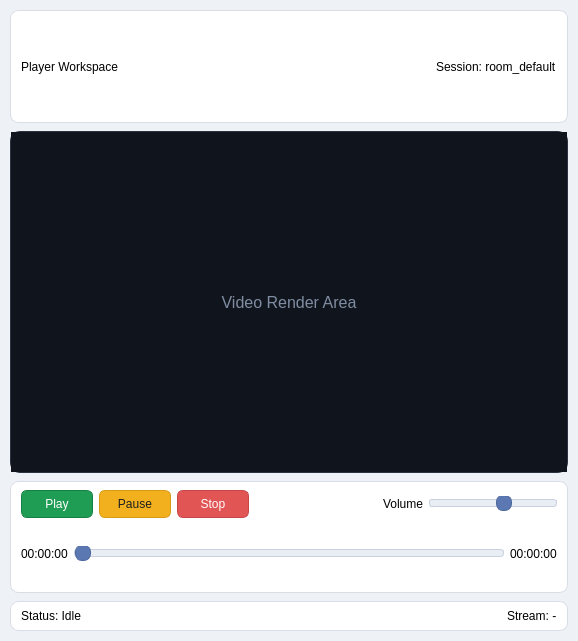
<?xml version="1.0" encoding="UTF-8"?>
<ui version="4.0">
 <class>mediaplayerpage</class>
 <widget class="QDialog" name="mediaplayerpage">
  <property name="geometry">
   <rect>
    <x>0</x>
    <y>0</y>
    <width>578</width>
    <height>641</height>
   </rect>
  </property>
  <property name="windowTitle">
   <string>Media Player</string>
  </property>
  <property name="styleSheet">
   <string notr="true">QDialog#mediaplayerpage {
  background: #eef1f5;
}
QFrame#frame_header,
QFrame#frame_controls,
QFrame#frame_status_bar {
  background: #ffffff;
  border: 1px solid #d8dde6;
  border-radius: 8px;
}
QFrame#frame_video_container {
  background: #151a22;
  border: 1px solid #2b3240;
  border-radius: 10px;
}
QWidget#video_render_host {
  background: #10151d;
}
QLabel#lb_video_placeholder {
  color: #7f8ca1;
  font-size: 16px;
}
QPushButton {
  background: #f6f8fb;
  border: 1px solid #cfd6e2;
  border-radius: 6px;
  padding: 4px 12px;
  color: #1f2937;
}
QPushButton:hover {
  background: #e3ebfa;
  border: 1px solid #9fb4d9;
}
QPushButton:pressed {
  background: #d2def5;
  border: 1px solid #6f8fc4;
  padding-top: 5px;
  padding-left: 13px;
}
QPushButton#btn_play {
  background: #1f9d55;
  border: 1px solid #178045;
  color: white;
}
QPushButton#btn_play:hover {
  background: #25b25f;
  border: 1px solid #1c9650;
}
QPushButton#btn_play:pressed {
  background: #178045;
  border: 1px solid #126c3c;
}
QPushButton#btn_pause {
  background: #f2b01e;
  border: 1px solid #d89a13;
  color: #1f1f1f;
}
QPushButton#btn_pause:hover {
  background: #ffc239;
  border: 1px solid #dea01a;
}
QPushButton#btn_pause:pressed {
  background: #d89a13;
  border: 1px solid #b68110;
}
QPushButton#btn_stop {
  background: #e25555;
  border: 1px solid #c74747;
  color: white;
}
QPushButton#btn_stop:hover {
  background: #f06a6a;
  border: 1px solid #d75858;
}
QPushButton#btn_stop:pressed {
  background: #c74747;
  border: 1px solid #a93a3a;
}
QSlider::groove:horizontal {
  border: 1px solid #c9d1de;
  height: 6px;
  border-radius: 3px;
  background: #e9edf4;
}
QSlider::handle:horizontal {
  background: #5b78b3;
  border: 1px solid #4b669a;
  width: 14px;
  margin: -5px 0;
  border-radius: 7px;
}</string>
  </property>
  <layout class="QVBoxLayout" name="verticalLayout_root">
   <property name="spacing">
    <number>8</number>
   </property>
   <property name="leftMargin">
    <number>10</number>
   </property>
   <property name="topMargin">
    <number>10</number>
   </property>
   <property name="rightMargin">
    <number>10</number>
   </property>
   <property name="bottomMargin">
    <number>10</number>
   </property>
   <item>
    <widget class="QFrame" name="frame_header">
     <property name="frameShape">
      <enum>QFrame::StyledPanel</enum>
     </property>
     <property name="frameShadow">
      <enum>QFrame::Raised</enum>
     </property>
     <layout class="QHBoxLayout" name="horizontalLayout_header">
      <property name="leftMargin">
       <number>10</number>
      </property>
      <property name="topMargin">
       <number>6</number>
      </property>
      <property name="rightMargin">
       <number>10</number>
      </property>
      <property name="bottomMargin">
       <number>6</number>
      </property>
      <item>
       <widget class="QLabel" name="lb_page_title">
        <property name="text">
         <string>Player Workspace</string>
        </property>
        <property name="alignment">
         <set>Qt::AlignLeading|Qt::AlignLeft|Qt::AlignVCenter</set>
        </property>
       </widget>
      </item>
      <item>
       <spacer name="horizontalSpacer_header">
        <property name="orientation">
         <enum>Qt::Horizontal</enum>
        </property>
        <property name="sizeHint" stdset="0">
         <size>
          <width>40</width>
          <height>20</height>
         </size>
        </property>
       </spacer>
      </item>
      <item>
       <widget class="QLabel" name="lb_session">
        <property name="text">
         <string>Session: room_default</string>
        </property>
       </widget>
      </item>
     </layout>
    </widget>
   </item>
   <item>
    <widget class="QFrame" name="frame_video_container">
     <property name="frameShape">
      <enum>QFrame::StyledPanel</enum>
     </property>
     <property name="frameShadow">
      <enum>QFrame::Sunken</enum>
     </property>
     <layout class="QVBoxLayout" name="verticalLayout_video">
      <property name="leftMargin">
       <number>0</number>
      </property>
      <property name="topMargin">
       <number>0</number>
      </property>
      <property name="rightMargin">
       <number>0</number>
      </property>
      <property name="bottomMargin">
       <number>0</number>
      </property>
      <item>
       <widget class="QWidget" name="video_render_host" native="true">
        <property name="minimumSize">
         <size>
          <width>0</width>
          <height>340</height>
         </size>
        </property>
        <layout class="QVBoxLayout" name="verticalLayout_video_placeholder">
         <property name="leftMargin">
          <number>0</number>
         </property>
         <property name="topMargin">
          <number>0</number>
         </property>
         <property name="rightMargin">
          <number>0</number>
         </property>
         <property name="bottomMargin">
          <number>0</number>
         </property>
         <item>
          <widget class="QLabel" name="lb_video_placeholder">
           <property name="text">
            <string>Video Render Area</string>
           </property>
           <property name="alignment">
            <set>Qt::AlignCenter</set>
           </property>
          </widget>
         </item>
        </layout>
       </widget>
      </item>
     </layout>
    </widget>
   </item>
   <item>
    <widget class="QFrame" name="frame_controls">
     <property name="frameShape">
      <enum>QFrame::StyledPanel</enum>
     </property>
     <property name="frameShadow">
      <enum>QFrame::Raised</enum>
     </property>
     <layout class="QVBoxLayout" name="verticalLayout_controls">
      <property name="leftMargin">
       <number>10</number>
      </property>
      <property name="topMargin">
       <number>8</number>
      </property>
      <property name="rightMargin">
       <number>10</number>
      </property>
      <property name="bottomMargin">
       <number>8</number>
      </property>
      <item>
       <layout class="QHBoxLayout" name="horizontalLayout_controls_top">
        <item>
         <widget class="QPushButton" name="btn_play">
          <property name="minimumSize">
           <size>
            <width>72</width>
            <height>28</height>
           </size>
          </property>
          <property name="text">
           <string>Play</string>
          </property>
         </widget>
        </item>
        <item>
         <widget class="QPushButton" name="btn_pause">
          <property name="minimumSize">
           <size>
            <width>72</width>
            <height>28</height>
           </size>
          </property>
          <property name="text">
           <string>Pause</string>
          </property>
         </widget>
        </item>
        <item>
         <widget class="QPushButton" name="btn_stop">
          <property name="minimumSize">
           <size>
            <width>72</width>
            <height>28</height>
           </size>
          </property>
          <property name="text">
           <string>Stop</string>
          </property>
         </widget>
        </item>
        <item>
         <spacer name="horizontalSpacer_controls_mid">
          <property name="orientation">
           <enum>Qt::Horizontal</enum>
          </property>
          <property name="sizeHint" stdset="0">
           <size>
            <width>40</width>
            <height>20</height>
           </size>
          </property>
         </spacer>
        </item>
        <item>
         <widget class="QLabel" name="lb_volume">
          <property name="text">
           <string>Volume</string>
          </property>
         </widget>
        </item>
        <item>
         <widget class="QSlider" name="slider_volume">
          <property name="minimumSize">
           <size>
            <width>120</width>
            <height>0</height>
           </size>
          </property>
          <property name="maximum">
           <number>100</number>
          </property>
          <property name="value">
           <number>60</number>
          </property>
          <property name="orientation">
           <enum>Qt::Horizontal</enum>
          </property>
         </widget>
        </item>
       </layout>
      </item>
      <item>
       <layout class="QHBoxLayout" name="horizontalLayout_progress">
        <item>
         <widget class="QLabel" name="lb_time_current">
          <property name="text">
           <string>00:00:00</string>
          </property>
         </widget>
        </item>
        <item>
         <widget class="QSlider" name="slider_progress">
          <property name="maximum">
           <number>1000</number>
          </property>
          <property name="orientation">
           <enum>Qt::Horizontal</enum>
          </property>
         </widget>
        </item>
        <item>
         <widget class="QLabel" name="lb_time_total">
          <property name="text">
           <string>00:00:00</string>
          </property>
         </widget>
        </item>
       </layout>
      </item>
     </layout>
    </widget>
   </item>
   <item>
    <widget class="QFrame" name="frame_status_bar">
     <property name="minimumSize">
      <size>
       <width>0</width>
       <height>30</height>
      </size>
     </property>
     <property name="maximumSize">
      <size>
       <width>16777215</width>
       <height>30</height>
      </size>
     </property>
     <property name="frameShape">
      <enum>QFrame::StyledPanel</enum>
     </property>
     <property name="frameShadow">
      <enum>QFrame::Raised</enum>
     </property>
     <layout class="QHBoxLayout" name="horizontalLayout_status">
      <property name="leftMargin">
       <number>10</number>
      </property>
      <property name="topMargin">
       <number>4</number>
      </property>
      <property name="rightMargin">
       <number>10</number>
      </property>
      <property name="bottomMargin">
       <number>4</number>
      </property>
      <item>
       <widget class="QLabel" name="lb_status_text">
        <property name="text">
         <string>Status: Idle</string>
        </property>
       </widget>
      </item>
      <item>
       <spacer name="horizontalSpacer_status">
        <property name="orientation">
         <enum>Qt::Horizontal</enum>
        </property>
        <property name="sizeHint" stdset="0">
         <size>
          <width>40</width>
          <height>20</height>
         </size>
        </property>
       </spacer>
      </item>
      <item>
       <widget class="QLabel" name="lb_stream_text">
        <property name="text">
         <string>Stream: -</string>
        </property>
       </widget>
      </item>
     </layout>
    </widget>
   </item>
  </layout>
 </widget>
 <resources/>
 <connections/>
</ui>
